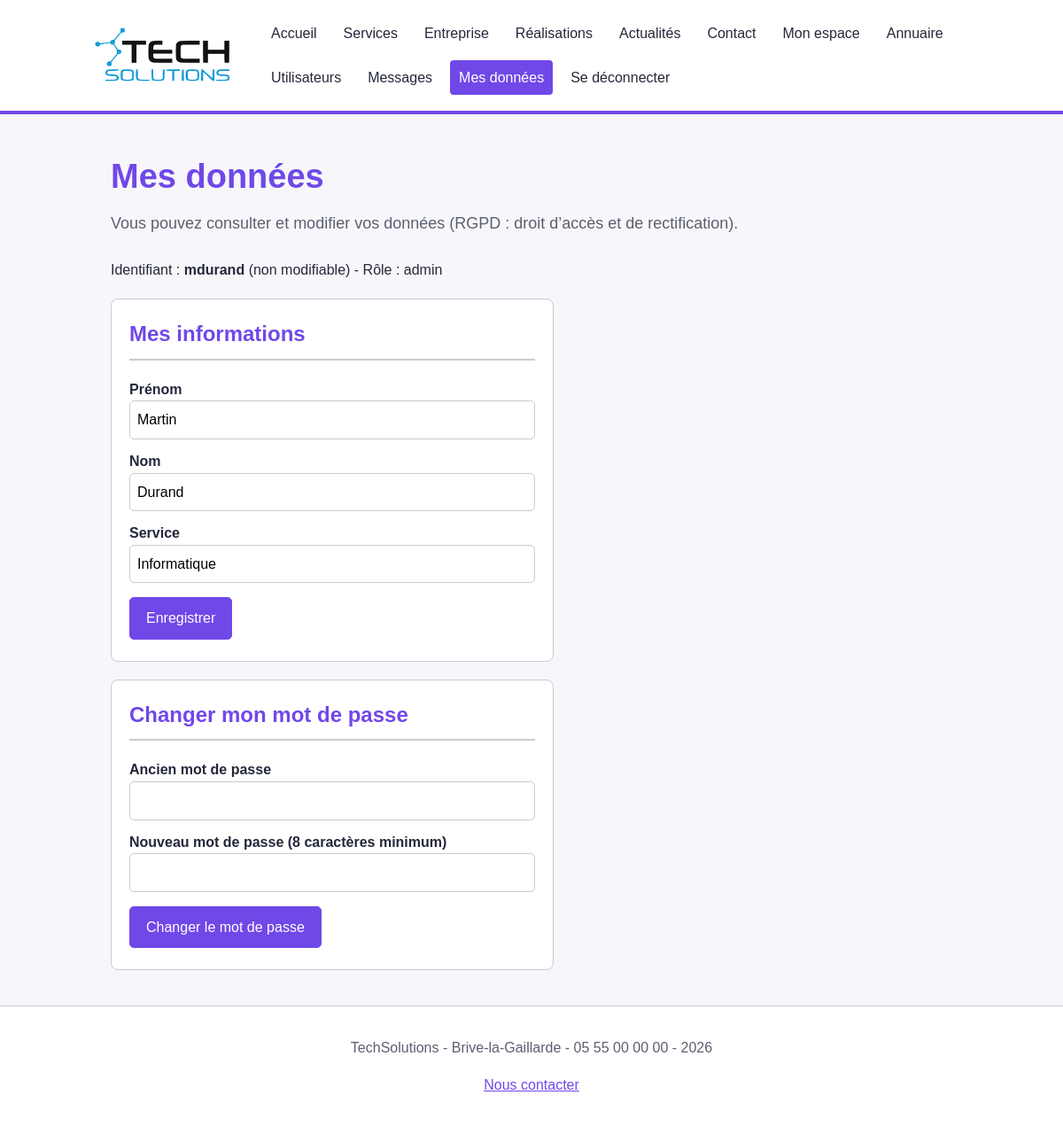
/donnees.php (signed in), run on the app's committed database.
### tables this page shows
CREATE TABLE IF NOT EXISTS utilisateurs (
  id INT AUTO_INCREMENT PRIMARY KEY,
  identifiant VARCHAR(30) NOT NULL UNIQUE,
  mot_de_passe VARCHAR(255) NOT NULL,
  prenom VARCHAR(50) NOT NULL,
  nom VARCHAR(50) NOT NULL,
  service VARCHAR(50) NOT NULL,
  role VARCHAR(10) NOT NULL
);

### donnees.php (the view, shortened to what this page needs)
<?php
include "inc/bdd.php";
$req = $pdo->prepare("SELECT identifiant, prenom, nom, service, role FROM utilisateurs WHERE id = ?");
$req->execute([$_SESSION["id"]]);
$moi = $req->fetch();
?>
<?php include "inc/haut.php"; ?>
  <div class="entete">
    <h1>Mes données</h1>
    <p>Vous pouvez consulter et modifier vos données (RGPD : droit d’accès et de rectification).</p>
  </div>
  <main class="section">
    <p>Identifiant : <strong><?php echo htmlspecialchars($moi["identifiant"]); ?></strong> (non modifiable) - Rôle : <?php echo htmlspecialchars($moi["role"]); ?></p>
    <form class="carte" action="donnees.php" method="post">
      <h2>Mes informations</h2>
      <label for="prenom">Prénom</label>
      <input id="prenom" name="prenom" type="text" value="<?php echo htmlspecialchars($moi["prenom"]); ?>" required>
      <label for="nom">Nom</label>
      <input id="nom" name="nom" type="text" value="<?php echo htmlspecialchars($moi["nom"]); ?>" required>
      <label for="service">Service</label>
      <input id="service" name="service" type="text" value="<?php echo htmlspecialchars($moi["service"]); ?>" required>
      <button class="bouton" type="submit" name="modifier" value="oui">Enregistrer</button>
    </form>
    <form class="carte" action="donnees.php" method="post">
      <h2>Changer mon mot de passe</h2>
      <label for="ancien">Ancien mot de passe</label>
      <input id="ancien" name="ancien" type="password" required>
      <label for="nouveau">Nouveau mot de passe (8 caractères minimum)</label>
      <input id="nouveau" name="nouveau" type="password" minlength="8" required>
      <button class="bouton" type="submit" name="changer" value="oui">Changer le mot de passe</button>
    </form>
  </main>
<?php include "inc/pied.php"; ?>

### css/style.css (style rules this page uses)
* { box-sizing: border-box; }
body { margin: 0; background: #f7f7fb; color: #25283a; font-family: Arial, sans-serif; line-height: 1.6; }
main { width: 82%; max-width: 950px; margin: 40px auto; }
h1, h2, h3 { color: #7048e8; font-family: Arial, sans-serif; }
h1 { font-size: 38px; }
h2 { margin-bottom: 20px; padding-bottom: 8px; border-bottom: 2px solid #c5ccd3; }
.entete { width: 82%; max-width: 950px; margin: 40px auto 0; }
.entete h1 { margin-bottom: 8px; }
.entete p { color: #5b6070; font-size: 18px; margin-top: 0; }
.entete + main { margin-top: 25px; }
.carte { margin: 20px 0; padding: 20px; border: 1px solid #c5ccd3; border-radius: 8px; background: white; }
.carte h2, .carte h3 { margin-top: 0; }
.bouton { display: inline-block; margin: 4px 4px 4px 0; padding: 10px 18px; border: 1px solid #7048e8; border-radius: 5px; background: #7048e8; color: white; font: inherit; text-decoration: none; cursor: pointer; }
form { max-width: 500px; margin: 20px auto; }
label { display: block; margin-top: 12px; font-weight: bold; }
input, textarea, select { width: 100%; padding: 8px; border: 1px solid #c5ccd3; border-radius: 5px; font: inherit; }
form .bouton { margin-top: 16px; }

### data on the page
utilisateurs: identifiant "mdurand", role "admin", prenom "Martin", nom "Durand", service "Informatique"

### other printed values
$entreprise "TechSolutions"
$ville "Brive-la-Gaillarde"
$telephone "05 55 00 00 00"
